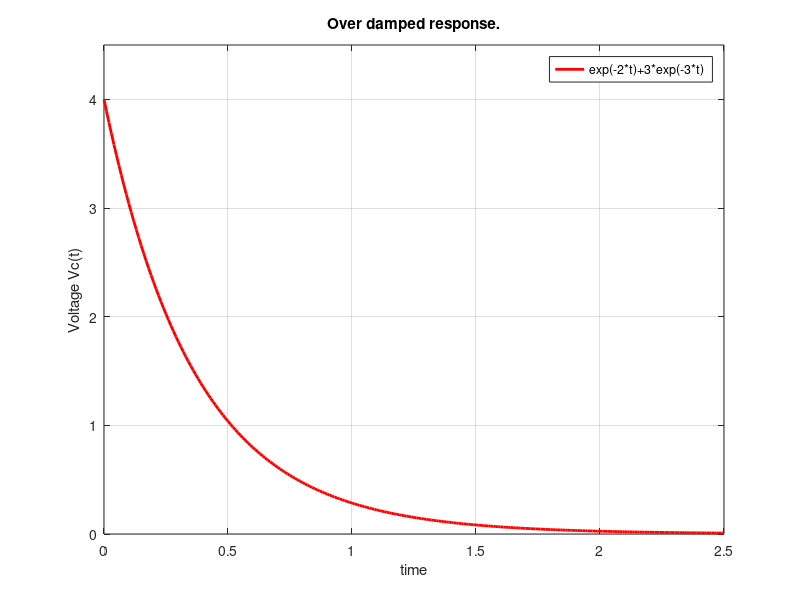

MATLAB code for this plot:
t=0:0.01:2.5;
v=exp(-2*t)+3*exp(-3*t);
plot(t,v,'r','linewidth',2)
xlabel('time');
ylabel('Voltage Vc(t)');
axis([0 2.5 0 4.5])
title('Over damped response.');
legend('exp(-2*t)+3*exp(-3*t)')
grid on
